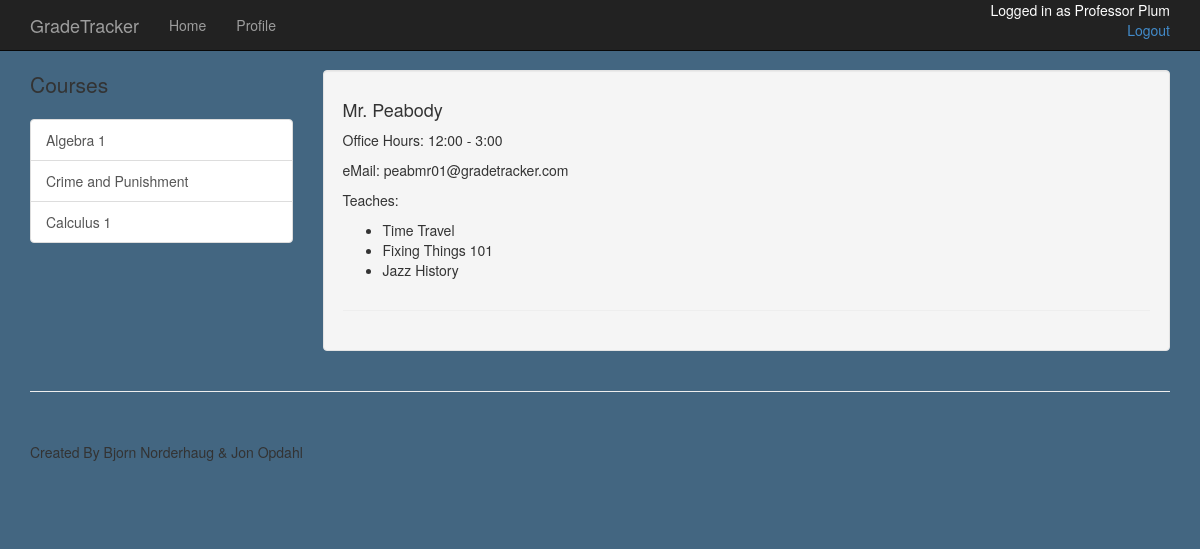
/admin/plumpr01/contacts (signed in), run on the app's committed database.
### app/models.py (models this page shows, shortened)
class Admin(db.Model):
	id = db.Column(db.String(8), primary_key=True)
	first_name = db.Column(db.String(50), index=True)
	last_name = db.Column(db.String(50), index=True)
	admin_pass = db.Column(db.String(50))
	position = db.Column(db.String(50))
	email = db.Column(db.String(120))
	begin = db.Column(db.String(5))
	end = db.Column(db.String(5))
	classes = db.relationship("Course", backref="teacher", lazy='dynamic')
	def __repr__(self):
		return (self.first_name + ' ' + self.last_name)

class Course(db.Model):
	course_num = db.Column(db.Integer, primary_key=True)
	name = db.Column(db.String(80), index=True, unique=True)
	admin_id = db.Column(db.String(8), db.ForeignKey('admin.id'))
	def __repr__(self):
		return self.name

### app/views.py (the view)
@app.route('/admin/<id>/contacts')
@login_required
def adminContact(id):
	user = current_user
	admins = Admin.query.all()
	return render_template('admin_contact.html',
							admins=admins,
							user=user)

### app/views.py (called while the page is built)
@login_manager.user_loader
def load_user(id):
	user=Student.query.get(str(id))
	if user is None:
		user=Admin.query.get(str(id))
	return user

### app/templates/admin_contact.html
{% extends "new.html" %}
{% block content %}
    <div class="container">
        <div class="row">
            <div class="col-md-3">
                <p class="lead"> Courses </p>
                <div class="list-group">
                	{% for course in user.classes %}
                    <a href="/admin/{{user.id}}/{{course.name}}" class="list-group-item">{{ course.name}}</a>
                    {% endfor %}
                </div>
            </div>
            <div class="col-md-9">
                <div class="well">
                    {% for admin in admins %}
                    {% if admin != user %}
                    <div class="row">
                        <div class="col-md-12">
                        	<h4> {{admin}} </h4>
                            <p> Office Hours: {{admin.begin}} - {{admin.end}} </p>
                            <p> eMail: {{admin.email}} </p>
                            <p> Teaches:
                                <ul>
                                {%for c in admin.classes %}
                                    <li> {{c}} </li>
                                {% endfor %}
                                </ul>
                            </p>
                        </div>
                    </div>
                    <hr>
                    {% endif %}
                    {% endfor %}
                </div>
            </div>
        </div>
    </div>
{% endblock %}

### app/templates/new.html (shortened to what this page needs)
<!DOCTYPE html>
<html>
<head>
    <link href="/static/css/bootstrap.min.css" rel="stylesheet">
    <link href="/static/css/shop-item.css" rel="stylesheet">
</head>
<body style="background-color: #436681">
    <nav class="navbar navbar-inverse navbar-fixed-top" role="navigation">
        <div class="container">
            <div class="navbar-header">
                <a class="navbar-brand" href="/home">GradeTracker</a>
            </div>
            <div class="collapse navbar-collapse" id="bs-example-navbar-collapse-1">
                <ul class="nav navbar-nav">
                    <li>
                        <a href="/home">Home</a>
                    </li>
                    <li>
                        <a href="{{ url_for('profile') }}">Profile</a>
                    </li>
                </ul>
                <p id="login_status" class="pull_right">Logged in as {{ user }} <br>
					<a href="{{url_for('logout')}}" class="pull-right"> Logout </a>
				</p>
            </div>
        </div>
    </nav>
    {% block content %}{% endblock %}
    <div class="container">
        <hr>
        <footer>
            <div class="row">
                <div class="col-lg-12">
                    <p>Created By Bjorn Norderhaug & Jon Opdahl</p>
                </div>
            </div>
        </footer>
    </div>
</body>
</html>

### app/static/css/shop-item.css (style rules this page uses)
body { padding-top: 70px; }
footer { margin: 50px 0; }

### app/templates/new.html (style rules this page uses)
#login_status { float: right; color: white; height: inherit; }

### data on the page
Admin: first_name+last_name "Professor Plum"
Course: name "Algebra 1"
Course: name "Crime and Punishment"
Course: name "Calculus 1"
Admin: first_name+last_name "Mr. Peabody", begin "12:00", end "3:00", email "peabmr01@gradetracker.com"
Course: name "Time Travel"
Course: name "Fixing Things 101"
Course: name "Jazz History"
